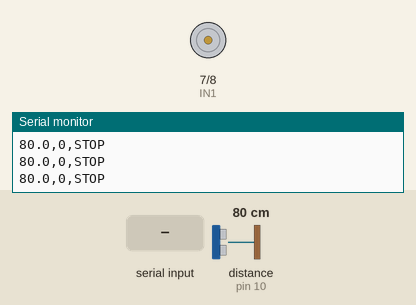
Bench run of a sketch on a simulated Arduino Uno, built with avr-gcc and run on an emulated ATmega328P. Parts: motor-driver pin pairs drawn as motors (green arrow = first pin HIGH = forward, orange = second pin HIGH = backward, longer = more drive, scaled by the enable pin), the last lines printed to the serial monitor. Wiring (inferred from the names in the program): ultrasonic range finder: trigger pin 9; echo pin 10. The inputs (shaded band) are chosen by the test bench; at power-on: distance to the obstacle (sensor on pin 10) 80 cm. The echo pulse lasts 58.3 µs per cm.

Above: at 1.2 s.
1.3 s: "F" received over Serial
At 2.6 s:
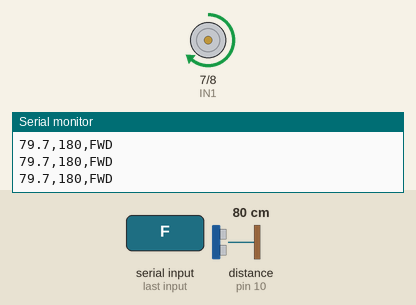
2.9 s: "R" received over Serial
At 4.2 s:
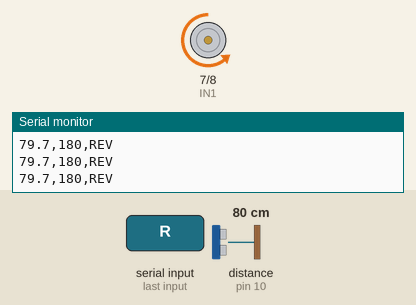
4.5 s: "A" received over Serial
At 5.7 s:
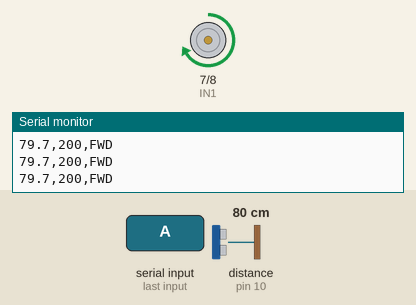
6.0 s: distance to the obstacle (sensor on pin 10) set to 9 cm
At 7.3 s:
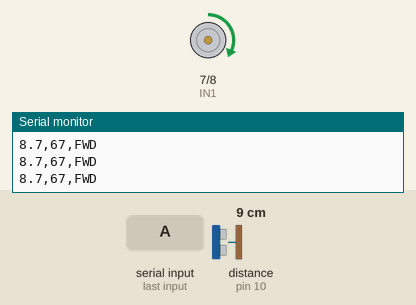
7.6 s: distance to the obstacle (sensor on pin 10) set to 2 cm
At 8.9 s:
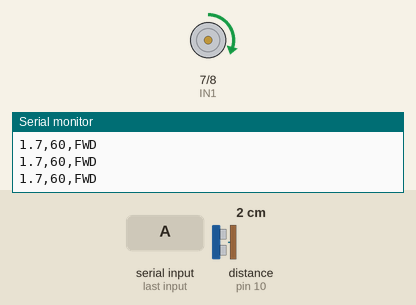
9.2 s: distance to the obstacle (sensor on pin 10) set to 120 cm
At 9.8 s:
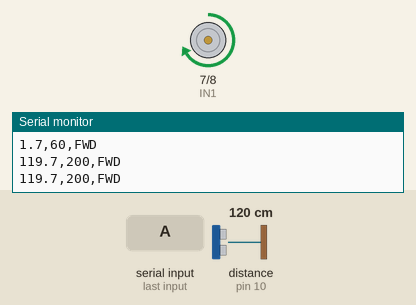
Timing chart, 0 to 11.9 s (numbered marks = the images above; inputs shaded):
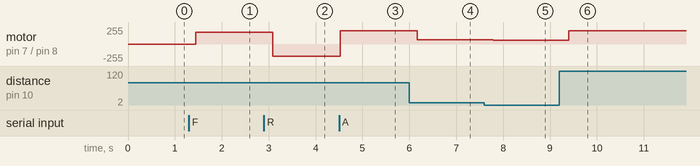

Measured:
- after the input at 1.3 s, motor on pin 7 (IN1) / pin 8 (IN2): stopped → forward 180/255 after 0.14 s
- after the input at 2.9 s, motor on pin 7 (IN1) / pin 8 (IN2): forward 180/255 → backward 180/255 after 0.19 s
- after the input at 4.5 s, motor on pin 7 (IN1) / pin 8 (IN2): backward 180/255 → forward 200/255 at once
- after the input at 6.0 s, motor on pin 7 (IN1) / pin 8 (IN2): forward 200/255 → forward 67/255 after 0.17 s
- after the input at 7.6 s, motor on pin 7 (IN1) / pin 8 (IN2): forward 67/255 → forward 60/255 after 0.18 s
- after the input at 9.2 s, motor on pin 7 (IN1) / pin 8 (IN2): forward 60/255 → forward 200/255 after 0.20 s

The sketch:

DEEPWAVE_Rover.ino
```cpp
/*
 * DEEPWAVE bench rover — Arduino Uno sketch
 * ----------------------------------------
 * Hardware:
 *   - HC-SR04 ultrasonic (TRIG=D9, ECHO=D10)   -> simulates ROVER DEPTH / obstacle range
 *   - L298N (or any H-bridge) motor driver:
 *       ENA (speed) = D5 (PWM), IN1 = D7, IN2 = D8  -> simulates THRUSTER
 *   - 1 DC motor on OUT1/OUT2 of the driver
 *
 * Serial (9600 baud) output, one line per reading:
 *   dist_cm,motor_speed (0..255),state
 *   e.g. "12.4,180,FWD"
 *
 * Commands (send over serial):
 *   'F' forward, 'R' reverse, 'S' stop, 'A' auto-sweep (motor follows distance)
 *
 * Wiring:
 *   HC-SR04 VCC->5V, GND->GND, TRIG->D9, ECHO->D10
 *   L298N ENA->D5, IN1->D7, IN2->D8, VCC->5V (or 12V motor supply), GND->GND (common)
 *   Motor -> OUT1/OUT2
 *   (L298N: remove 5V-EN jumper if powering motor from external supply)
 */
const int TRIG = 9;
const int ECHO = 10;
const int ENA  = 5;
const int IN1  = 7;
const int IN2  = 8;

int motorSpeed = 0;   // 0..255
int motorDir   = 0;   // 1=fwd, -1=rev, 0=stop
bool autoMode  = false;

float readDistanceCm() {
  digitalWrite(TRIG, LOW);
  delayMicroseconds(2);
  digitalWrite(TRIG, HIGH);
  delayMicroseconds(10);
  digitalWrite(TRIG, LOW);
  unsigned long dur = pulseIn(ECHO, HIGH, 30000); // 30ms timeout
  if (dur == 0) return -1.0;
  return dur * 0.0343f / 2.0f;
}

void setMotor(int speed, int dir) {
  speed = constrain(speed, 0, 255);
  motorSpeed = speed;
  motorDir   = dir;
  if (dir > 0) { digitalWrite(IN1, HIGH); digitalWrite(IN2, LOW); }
  else if (dir < 0) { digitalWrite(IN1, LOW); digitalWrite(IN2, HIGH); }
  else { digitalWrite(IN1, LOW); digitalWrite(IN2, LOW); speed = 0; motorSpeed = 0; }
  analogWrite(ENA, speed);
}

void setup() {
  Serial.begin(9600);
  pinMode(TRIG, OUTPUT);
  pinMode(ECHO, INPUT);
  pinMode(ENA, OUTPUT);
  pinMode(IN1, OUTPUT);
  pinMode(IN2, OUTPUT);
  setMotor(0, 0);
  Serial.println("DEEPWAVE ROVER READY");
}

void loop() {
  // handle commands
  while (Serial.available()) {
    char c = Serial.read();
    if (c == 'F') { autoMode = false; setMotor(180, 1); }
    else if (c == 'R') { autoMode = false; setMotor(180, -1); }
    else if (c == 'S') { autoMode = false; setMotor(0, 0); }
    else if (c == 'A') { autoMode = true; }
  }

  float d = readDistanceCm();

  // auto-sweep: motor speed scales with proximity (closer = slower, like a careful survey)
  if (autoMode && d > 0) {
    int sp = (int)map((long)d, 5, 60, 60, 200);
    sp = constrain(sp, 60, 200);
    setMotor(sp, 1);
  }

  const char* state = (motorDir > 0) ? "FWD" : (motorDir < 0) ? "REV" : "STOP";
  Serial.print(d, 1);
  Serial.print(",");
  Serial.print(motorSpeed);
  Serial.print(",");
  Serial.println(state);

  delay(200);
}
```
